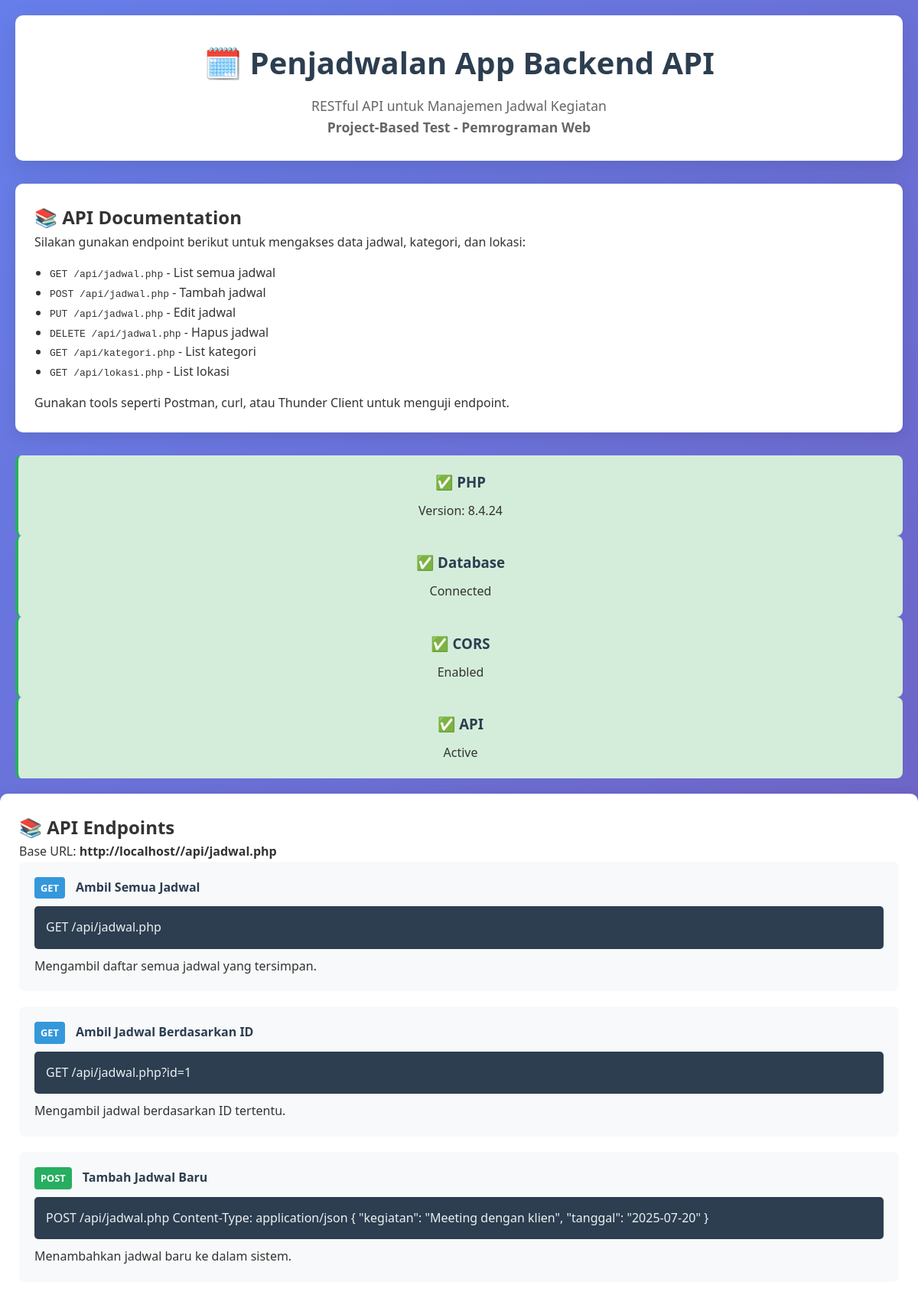
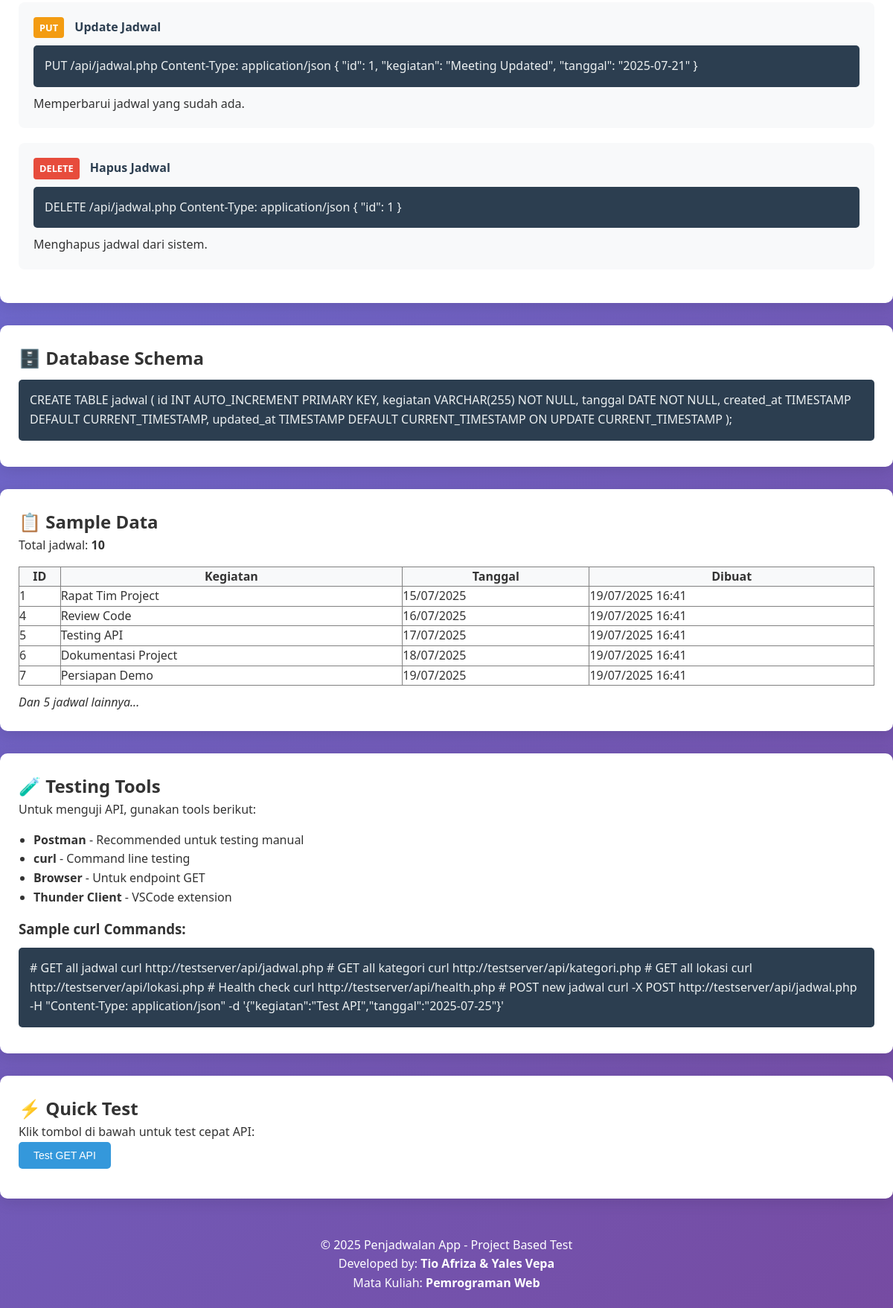
The page / on the database its author committed (2 pictures, top to bottom).
### tables this page shows
CREATE TABLE IF NOT EXISTS jadwal (
    id INT AUTO_INCREMENT PRIMARY KEY,
    kegiatan VARCHAR(255) NOT NULL,
    tanggal DATE NOT NULL,
    kategori_id INT,
    lokasi_id INT,
    deskripsi TEXT,
    created_at TIMESTAMP DEFAULT CURRENT_TIMESTAMP,
    updated_at TIMESTAMP DEFAULT CURRENT_TIMESTAMP ON UPDATE CURRENT_TIMESTAMP,
    FOREIGN KEY (kategori_id) REFERENCES kategori(id) ON DELETE SET NULL ON UPDATE CASCADE,
    FOREIGN KEY (lokasi_id) REFERENCES lokasi(id) ON DELETE SET NULL ON UPDATE CASCADE
);

### database.php (called while the page is built, shortened)
<?php
class Database {
    private $host;
    private $db_name;
    private $username;
    private $password;
    public function __construct() {
        $this->host = $this->getEnvVar('DB_HOST', 'localhost');
        $this->db_name = $this->getEnvVar('DB_NAME', 'penjadwalan_db');
        $this->username = $this->getEnvVar('DB_USER', 'root');
        $this->password = $this->getEnvVar('DB_PASSWORD', '');
    }
    private function getEnvVar($key, $default = null) {
        return $_ENV[$key] ?? getenv($key) ?: $default;
    }
    public function getConnection() {
        $this->conn = null;
        try {
            $this->conn = new PDO("mysql:host=" . $this->host . ";dbname=" . $this->db_name, $this->username, $this->password);
            $this->conn->exec("set names utf8");
            $this->conn->setAttribute(PDO::ATTR_ERRMODE, PDO::ERRMODE_EXCEPTION);
        } catch(PDOException $exception) {
            error_log("Connection error: " . $exception->getMessage());
        }
        return $this->conn;
    }
}
?>

### JadwalModel.php (called while the page is built, shortened)
<?php
require_once __DIR__ . '/../config/database.php';
class JadwalModel {
    private $conn;
    private $table_name = "jadwal";
    public function __construct() {
        $database = new Database();
        $this->conn = $database->getConnection();
    }
    public function readAll() {
        try {
            $query = "SELECT j.*, k.nama AS kategori, l.nama AS lokasi, l.alamat AS lokasi_alamat FROM " . $this->table_name . " j
                LEFT JOIN kategori k ON j.kategori_id = k.id
                LEFT JOIN lokasi l ON j.lokasi_id = l.id
                ORDER BY j.tanggal ASC";
            $stmt = $this->conn->prepare($query);
            $stmt->execute();
            $jadwal_arr = [];
            while ($row = $stmt->fetch(PDO::FETCH_ASSOC)) {
                $jadwal_arr[] = [
                    'id' => $row['id'],
                    'kegiatan' => $row['kegiatan'],
                    'tanggal' => $row['tanggal'],
                    'kategori_id' => $row['kategori_id'],
                    'kategori' => $row['kategori'],
                    'lokasi_id' => $row['lokasi_id'],
                    'lokasi' => $row['lokasi'],
                    'lokasi_alamat' => $row['lokasi_alamat'],
                    'deskripsi' => $row['deskripsi'],
                    'created_at' => $row['created_at'],
                    'updated_at' => $row['updated_at']
                ];
            }
            return [
                'success' => true,
                'data' => $jadwal_arr,
                'total' => count($jadwal_arr)
            ];
        } catch (PDOException $e) {
            error_log("Read all jadwal error: " . $e->getMessage());
            return [
                'success' => false,
                'message' => 'Error database: ' . $e->getMessage(),
                'data' => [],
                'total' => 0
            ];
        }
    }
}
?>

### index.php (the view, shortened to what this page needs)
<!DOCTYPE html>
<html lang="id">
<head>
</head>
<body>
    <div class="container">
        <div class="header">
            <h1>🗓️ Penjadwalan App Backend API</h1>
            <p>RESTful API untuk Manajemen Jadwal Kegiatan</p>
            <p><strong>Project-Based Test - Pemrograman Web</strong></p>
        </div>
        <div class="status-card">
            <h2>📚 API Documentation</h2>
            <p>Silakan gunakan endpoint berikut untuk mengakses data jadwal, kategori, dan lokasi:</p>
            <ul style="margin: 15px 0; padding-left: 20px;">
                <li><code>GET /api/jadwal.php</code> - List semua jadwal</li>
                <li><code>POST /api/jadwal.php</code> - Tambah jadwal</li>
                <li><code>PUT /api/jadwal.php</code> - Edit jadwal</li>
                <li><code>DELETE /api/jadwal.php</code> - Hapus jadwal</li>
                <li><code>GET /api/kategori.php</code> - List kategori</li>
                <li><code>GET /api/lokasi.php</code> - List lokasi</li>
            </ul>
            <p>Gunakan tools seperti Postman, curl, atau Thunder Client untuk menguji endpoint.</p>
        </div>
                <div class="status-item success">
                    <h3>✅ PHP</h3>
                    <p>Version: <?php echo phpversion(); ?></p>
                </div>
                <div class="status-item <?php
                    try {
                        require_once 'config/database.php';
                        $db = new Database();
                        $conn = $db->getConnection();
                        echo $conn ? 'success' : 'error';
                    } catch (Exception $e) {
                        echo 'error';
                    }
                ?>">
                    <h3><?php
                        try {
                            require_once 'config/database.php';
                            $db = new Database();
                            $conn = $db->getConnection();
                            echo $conn ? '✅ Database' : '❌ Database';
                        } catch (Exception $e) {
                            echo '❌ Database';
                        }
                    ?></h3>
                    <p><?php
                        try {
                            require_once 'config/database.php';
                            $db = new Database();
                            $conn = $db->getConnection();
                            echo $conn ? 'Connected' : 'Connection Failed';
                        } catch (Exception $e) {
                            echo 'Connection Failed';
                        }
                    ?></p>
                </div>
                <div class="status-item success">
                    <h3>✅ CORS</h3>
                    <p>Enabled</p>
                </div>
                <div class="status-item success">
                    <h3>✅ API</h3>
                    <p>Active</p>
                </div>
            </div>
        <div class="status-card">
            <h2>📚 API Endpoints</h2>
            <p>Base URL: <strong><?php echo 'http://' . $_SERVER['HTTP_HOST'] . dirname($_SERVER['PHP_SELF']); ?>/api/jadwal.php</strong></p>
            <div class="endpoint">
                <h4><span class="method get">GET</span> Ambil Semua Jadwal</h4>
                <div class="code-block">GET /api/jadwal.php</div>
                <p>Mengambil daftar semua jadwal yang tersimpan.</p>
            </div>
            <div class="endpoint">
                <h4><span class="method get">GET</span> Ambil Jadwal Berdasarkan ID</h4>
                <div class="code-block">GET /api/jadwal.php?id=1</div>
                <p>Mengambil jadwal berdasarkan ID tertentu.</p>
            </div>
            <div class="endpoint">
                <h4><span class="method post">POST</span> Tambah Jadwal Baru</h4>
                <div class="code-block">POST /api/jadwal.php
Content-Type: application/json
{
    "kegiatan": "Meeting dengan klien",
    "tanggal": "2025-07-20"
}</div>
                <p>Menambahkan jadwal baru ke dalam sistem.</p>
            </div>
            <div class="endpoint">
                <h4><span class="method put">PUT</span> Update Jadwal</h4>
                <div class="code-block">PUT /api/jadwal.php
Content-Type: application/json
{
    "id": 1,
    "kegiatan": "Meeting Updated",
    "tanggal": "2025-07-21"
}</div>
                <p>Memperbarui jadwal yang sudah ada.</p>
            </div>
            <div class="endpoint">
                <h4><span class="method delete">DELETE</span> Hapus Jadwal</h4>
                <div class="code-block">DELETE /api/jadwal.php
Content-Type: application/json
{
    "id": 1
}</div>
                <p>Menghapus jadwal dari sistem.</p>
            </div>
        </div>
        <div class="status-card">
            <h2>🗄️ Database Schema</h2>
            <div class="code-block">
CREATE TABLE jadwal (
    id INT AUTO_INCREMENT PRIMARY KEY,
    kegiatan VARCHAR(255) NOT NULL,
    tanggal DATE NOT NULL,
    created_at TIMESTAMP DEFAULT CURRENT_TIMESTAMP,
    updated_at TIMESTAMP DEFAULT CURRENT_TIMESTAMP ON UPDATE CURRENT_TIMESTAMP
);
            </div>
        </div>
        <div class="status-card">
            <h2>📋 Sample Data</h2>
            <?php
            try {
                require_once 'models/JadwalModel.php';
                $jadwalModel = new JadwalModel();
                $result = $jadwalModel->readAll();
                if ($result['success'] && count($result['data']) > 0) {
                    echo '<p>Total jadwal: <strong>' . $result['total'] . '</strong></p>';
                    echo '<table border="1" cellpadding="10" cellspacing="0" style="width: 100%; border-collapse: collapse; margin-top: 15px;">';
                    echo '<tr style="background: #f8f9fa;">';
                    echo '<th>ID</th><th>Kegiatan</th><th>Tanggal</th><th>Dibuat</th>';
                    echo '</tr>';
                    foreach (array_slice($result['data'], 0, 5) as $jadwal) {
                        echo '<tr>';
                        echo '<td>' . $jadwal['id'] . '</td>';
                        echo '<td>' . htmlspecialchars($jadwal['kegiatan']) . '</td>';
                        echo '<td>' . date('d/m/Y', strtotime($jadwal['tanggal'])) . '</td>';
                        echo '<td>' . date('d/m/Y H:i', strtotime($jadwal['created_at'])) . '</td>';
                        echo '</tr>';
                    }
                    echo '</table>';
                    if ($result['total'] > 5) {
                        echo '<p style="margin-top: 10px; font-style: italic;">Dan ' . ($result['total'] - 5) . ' jadwal lainnya...</p>';
                    }
                } else {
                    echo '<p>Belum ada data jadwal. Gunakan endpoint POST untuk menambah data.</p>';
                }
            } catch (Exception $e) {
                echo '<p style="color: red;">Error: ' . htmlspecialchars($e->getMessage()) . '</p>';
            }
            ?>
        </div>
        <div class="status-card">
            <h2>🧪 Testing Tools</h2>
            <p>Untuk menguji API, gunakan tools berikut:</p>
            <ul style="margin: 15px 0; padding-left: 20px;">
                <li><strong>Postman</strong> - Recommended untuk testing manual</li>
                <li><strong>curl</strong> - Command line testing</li>
                <li><strong>Browser</strong> - Untuk endpoint GET</li>
                <li><strong>Thunder Client</strong> - VSCode extension</li>
            </ul>
            <h3>Sample curl Commands:</h3>
            <div class="code-block">
# GET all jadwal
curl http://{HOST}/api/jadwal.php
# GET all kategori
curl http://{HOST}/api/kategori.php
# GET all lokasi
curl http://{HOST}/api/lokasi.php
# Health check
curl http://{HOST}/api/health.php
# POST new jadwal
curl -X POST http://{HOST}/api/jadwal.php -H "Content-Type: application/json" -d '{"kegiatan":"Test API","tanggal":"2025-07-25"}'
            </div>
        </div>
        <div class="status-card">
            <h2>⚡ Quick Test</h2>
            <p>Klik tombol di bawah untuk test cepat API:</p>
            <button class="test-btn" onclick="testAPI()">Test GET API</button>
        </div>
    <div class="footer">
        <p>&copy; 2025 Penjadwalan App - Project Based Test</p>
        <p>Developed by: <strong>Tio Afriza & Yales Vepa</strong></p>
        <p>Mata Kuliah: <strong>Pemrograman Web</strong></p>
    </div>
</body>
</html>

### index.php (style rules this page uses)
* { margin: 0; padding: 0; box-sizing: border-box; }
body { font-family: 'Segoe UI', Tahoma, Geneva, Verdana, sans-serif; background: linear-gradient(135deg, #667eea 0%, #764ba2 100%); color: #333; line-height: 1.6; }
.container { max-width: 1200px; margin: 0 auto; padding: 20px; }
.header { background: white; padding: 30px; border-radius: 10px; box-shadow: 0 10px 30px rgba(0,0,0,0.1); margin-bottom: 30px; text-align: center; }
.header h1 { color: #2c3e50; margin-bottom: 10px; font-size: 2.5em; }
.header p { color: #666; font-size: 1.1em; }
.status-card { background: white; padding: 25px; border-radius: 10px; box-shadow: 0 5px 20px rgba(0,0,0,0.1); margin-bottom: 30px; }
.status-item { background: #f8f9fa; padding: 20px; border-radius: 8px; border-left: 4px solid #3498db; text-align: center; }
.status-item.success { border-left-color: #27ae60; background: #d4edda; }
.status-item h3 { color: #2c3e50; margin-bottom: 10px; }
.endpoint { background: #f8f9fa; padding: 20px; border-radius: 8px; margin-bottom: 20px; }
.endpoint h4 { color: #2c3e50; margin-bottom: 10px; }
.method { display: inline-block; padding: 4px 8px; border-radius: 4px; font-size: 0.8em; font-weight: bold; margin-right: 10px; }
.method.get { background: #3498db; color: white; }
.method.post { background: #27ae60; color: white; }
.method.put { background: #f39c12; color: white; }
.method.delete { background: #e74c3c; color: white; }
.code-block { background: #2c3e50; color: #ecf0f1; padding: 15px; border-radius: 5px; overflow-x: auto; margin: 10px 0; }
.test-btn { background: #3498db; color: white; padding: 10px 20px; border: none; border-radius: 5px; cursor: pointer; font-size: 14px; transition: background 0.2s; }
.footer { text-align: center; color: white; margin-top: 30px; padding: 20px; }

### rows shown on the page
jadwal: id "1", kegiatan "Rapat Tim Project", tanggal "15/07/2025", created_at "19/07/2025 16:41"
jadwal: id "4", kegiatan "Review Code", tanggal "16/07/2025", created_at "19/07/2025 16:41"
jadwal: id "5", kegiatan "Testing API", tanggal "17/07/2025", created_at "19/07/2025 16:41"
jadwal: id "6", kegiatan "Dokumentasi Project", tanggal "18/07/2025", created_at "19/07/2025 16:41"
jadwal: id "7", kegiatan "Persiapan Demo", tanggal "19/07/2025", created_at "19/07/2025 16:41"

### other values the page prints
phpversion() "8.4.24"
$_SERVER['HTTP_HOST'] "localhost"
dirname($_SERVER['PHP_SELF']) "/"
$result['total'] "10"
$result['total'] - 5 "5"
